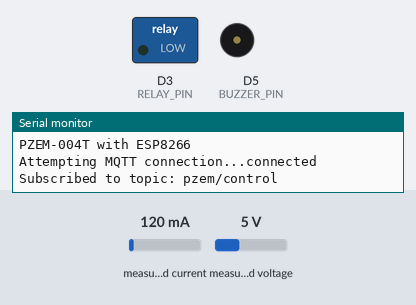
Recording of a sketch running on a simulated ESP8266 (NodeMCU). On the bench: switched loads named in the sketch (green lamp = pin HIGH), buzzer (waves = sounding, pin HIGH), the last lines printed to the serial monitor. Inputs (shaded band) come from the test bench; at power-on: measured current 120 mA, measured voltage 5 V. WiFi joins after 1.5 s; servers stay silent unless stated; random numbers use the default seed unless the sketch sets one; no MQTT or app messages arrive unless stated.

Above: at 2.7 s.
2.8 s: measured current set to 441 mA
8.7 s: measured current set to 486 mA
At 16.27 s:
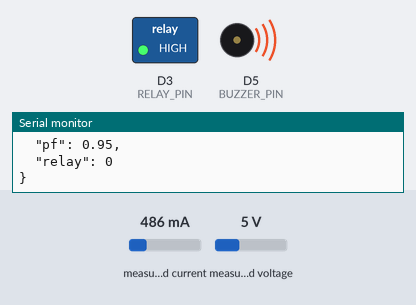
At 17.8 s:
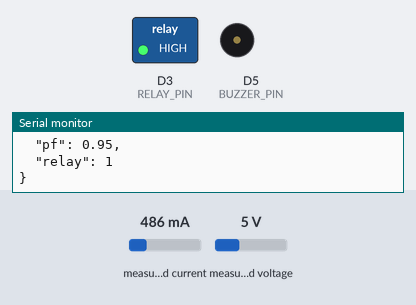
Timing chart, 0 to 19.3 s (numbered marks = the images above; inputs shaded):
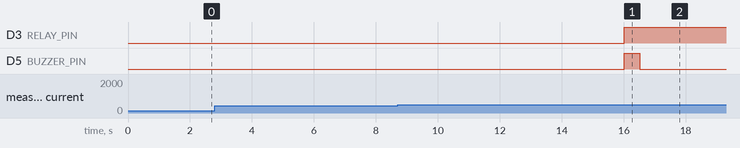

The sketch:

sketch_dec16a.ino
```cpp
#include <ESP8266WiFi.h>
#include <PubSubClient.h>
#include <ArduinoJson.h>
#include <PZEM004Tv30.h>

#define RELAY_PIN D3
#define BUZZER_PIN D5
//----
bool relay_test = 0;

// WiFi configuration
const char* ssid = "TP-Link_825C";
const char* password = "68449681";

// MQTT Broker configuration
const char* mqtt_server = "broker.hivemq.com";
const int mqtt_port = 1883;
const char* mqtt_topic = "pzem/data";     // Topic for pub
const char* mqtt_topic_sub = "pzem/control"; // Topic for sub
const char* client_id = "ESP8266Client-"; // MQTT Client ID

PZEM004Tv30 pzem(D1, D2);  // PZEM-004T setup
WiFiClient espClient;
PubSubClient client(espClient);
StaticJsonDocument<200> doc;

// Variable to track last publish time
unsigned long lastPublishTime = 0;
const long publishInterval = 8000; // Publish every 4 seconds

// Device identifier
String deviceId;

void publishData() {
  // Read values from PZEM
  float voltage = pzem.voltage();
  float current = pzem.current();
  float power = pzem.power();
  float energy = pzem.energy();
  float frequency = pzem.frequency();
  float pf = pzem.pf();
  int relay_state = digitalRead(RELAY_PIN);

  // Create JSON document
  doc.clear();
  doc["deviceId"] = deviceId;  // Add device identifier
  doc["voltage"] = isnan(voltage) ? -1 : voltage;
  doc["current"] = isnan(current) ? -1 : current;
  doc["power"] = isnan(power) ? -1 : power;
  doc["energy"] = isnan(energy) ? -1 : energy;
  doc["frequency"] = isnan(frequency) ? -1 : frequency;
  doc["pf"] = isnan(pf) ? -1 : pf;
  doc["relay"] = relay_state;

  // Convert to string
  char json_string[200];
  serializeJson(doc, json_string);

  // Publish to MQTT broker
  client.publish(mqtt_topic, json_string);

  // Print to Serial for debug
  Serial.println("Published data:");
  serializeJsonPretty(doc, Serial);
  Serial.println();
}

void callback(char* topic, byte* payload, unsigned int length) {
  // Check if the message is empty
  // Serial.print(length);
  if (length == 0) {
    Serial.println("Received empty message. Ignoring.");
    return;
  }
  // Convert payload to string
  char message[length + 1];
  memcpy(message, payload, length);
  message[length] = '\0';

  Serial.println(message);
  // Parse JSON message
  StaticJsonDocument<200> docReceived;
  DeserializationError error = deserializeJson(docReceived, message);

  if (error) {
    Serial.print("deserializeJson() failed: ");
    Serial.println(error.f_str());
    return;
  }

  // Check if the parsed JSON is empty
  if (docReceived.isNull()) {
    Serial.println("Parsed JSON is empty. Ignoring.");
    return;
  }

  // Process message only if it contains relay field
  if (docReceived.containsKey("relay")) {
    relay_test = docReceived["relay"];
    digitalWrite(RELAY_PIN, relay_test);
    Serial.print("Received relay command from device ");
    Serial.print(": ");
    Serial.println(relay_test==0 ? "ON" : "OFF");
    if (relay_test ==1)
    //send back relay = 1
    {doc.clear();
    doc["deviceId"] = deviceId;  // Add device identifier
    doc["voltage"] = 0;
    doc["current"] = 0;
    doc["power"] = 0;
    doc["energy"] = 0;
    doc["frequency"] = 0;
    doc["pf"] = 0;
    doc["relay"] = 1;
    // Convert to string
    char json_string[200];
    serializeJson(doc, json_string);
    // Publish to MQTT broker
    client.publish(mqtt_topic, json_string);
    Serial.print("send relay :");
    Serial.print(relay_test==0 ? "ON" : "OFF");}
  } else {
    Serial.println("Message does not contain 'relay' field. Ignoring.");
  }
}


void setup_wifi() {
  delay(10);
  Serial.println();
  Serial.print("Connecting to ");
  Serial.println(ssid);

  WiFi.begin(ssid, password);

  while (WiFi.status() != WL_CONNECTED) {
    delay(500);
    Serial.print(".");
  }

  Serial.println("");
  Serial.println("WiFi connected");
  Serial.println("IP address: ");
  Serial.println(WiFi.localIP());

  // Generate unique device ID sing MAC address
  // deviceId = "ESP-" + String(WiFi.macAddress());
  // deviceId.replace(":", ""); // Remove colons from MAC address
}

void reconnect() {
  while (!client.connected()) {
    Serial.print("Attempting MQTT connection...");
    String clientId = client_id;
    clientId += String(random(0xffff), HEX);

    if (client.connect(clientId.c_str())) {
      Serial.println("connected");
      client.subscribe(mqtt_topic_sub);
      Serial.print("Subscribed to topic: ");
      Serial.println(mqtt_topic_sub);
    } else {
      Serial.print("failed, rc=");
      Serial.print(client.state());
      Serial.println(" try again in 5 seconds");
      delay(5000);
    }
  }
}

void setup() {
  pinMode(BUZZER_PIN, OUTPUT);
  Serial.begin(9600);
  pinMode(RELAY_PIN, OUTPUT);
  digitalWrite(RELAY_PIN, relay_test);

  setup_wifi();
  client.setServer(mqtt_server, mqtt_port);
  client.setCallback(callback);

  Serial.println("MQTT Publisher and Subscriber Started");
  Serial.println("PZEM-004T with ESP8266");
  // Serial.print("Device ID: ");
  // Serial.println(deviceId);
}

void loop() {
  if (!client.connected()) {
    reconnect();
  }
  client.loop();

  // Publish data every 4 seconds
  unsigned long currentMillis = millis();
  if (currentMillis - lastPublishTime >= publishInterval && relay_test == 0) {
    lastPublishTime = currentMillis;


    // Auto control relay based on power
    float power = pzem.power();
    if (!isnan(power) && power > 100) {
      relay_test = 1;
      digitalWrite(RELAY_PIN, relay_test);
      digitalWrite(BUZZER_PIN, HIGH);
      delay(500);
      digitalWrite(BUZZER_PIN, LOW);
    }
    publishData();

  }
}
```

Measured:
- the behaviour switches between 457 and 458 mA on measured current (found by bisection; images 0 and 1)
- after the input at 8.7 s, D3 (RELAY_PIN): LOW → HIGH after 7.3 s; D5 (BUZZER_PIN): LOW → HIGH after 7.3 s, → LOW 0.50 s later
